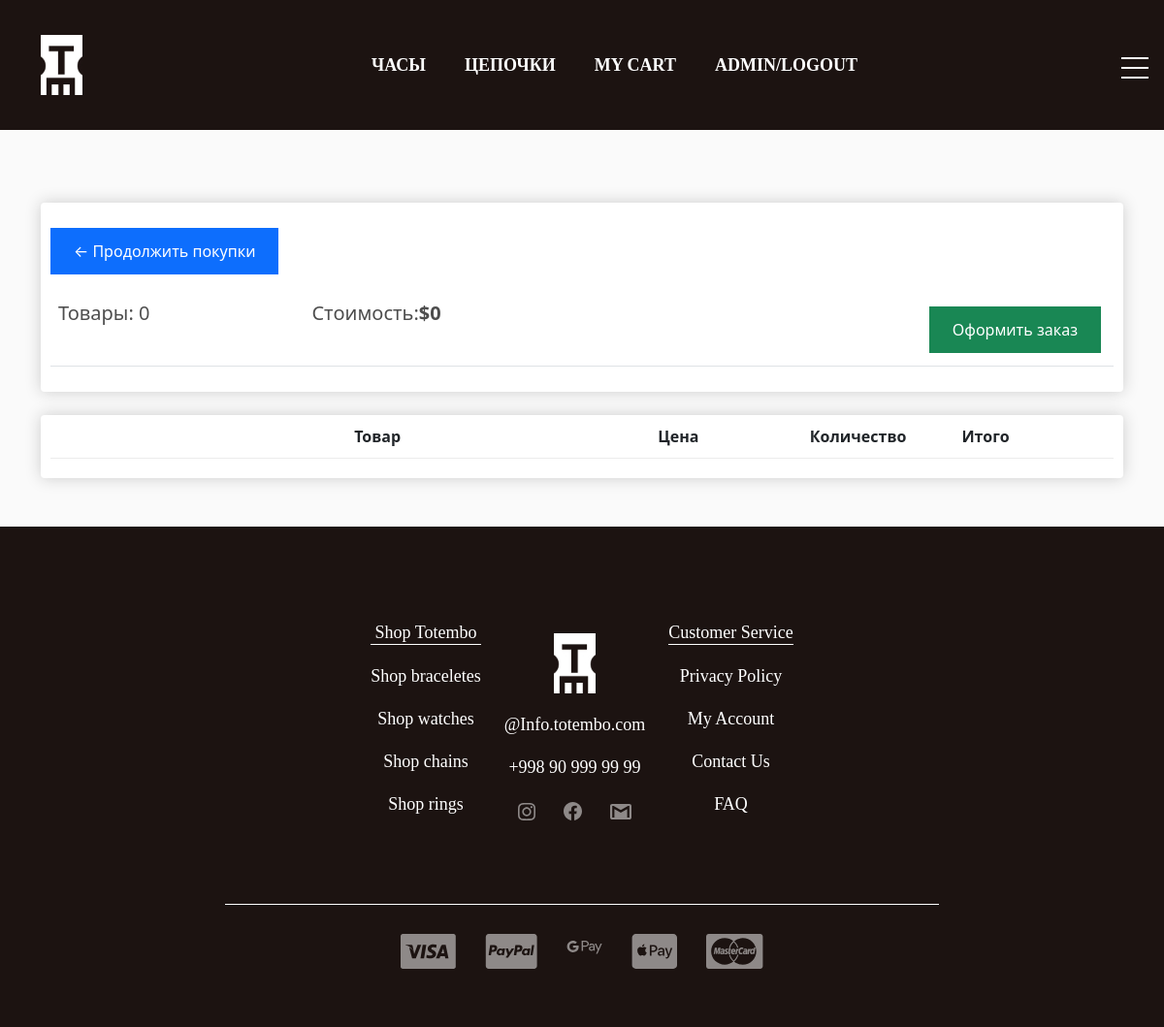
The app's page /cart/ (signed in) with its own data.
### store/models.py (models this page shows, shortened)
class Category(models.Model):
    title = models.CharField(max_length=255, verbose_name='Категория')
    image = models.ImageField(upload_to='categories/', verbose_name='Изображение')
    slug = models.SlugField(unique=True, null=True, verbose_name='слаг')
    def get_absolute_url(self):
        return reverse('category', kwargs={'slug': self.slug})
    def __str__(self):
        return self.title
    class Meta:
        verbose_name = 'Категория'
        verbose_name_plural = 'Категории'

class Order(models.Model):
    customer = models.ForeignKey(Customer, on_delete=models.CASCADE, blank=True, null=True)
    created_at = models.DateTimeField(auto_now_add=True)
    is_completed = models.BooleanField(default=False)
    shipping = models.BooleanField(default=True)
    @property
    def get_cart_total_price(self):
        order_products = self.orderproduct_set.all()
        total_price = sum([product.get_total_price for product in order_products])
        return total_price
    @property
    def get_cart_total_quantity(self):
        order_products = self.orderproduct_set.all()
        total_quantity = sum([product.quantity for product in order_products])
        return total_quantity
    class Meta:
        verbose_name = 'Заказ'
        verbose_name_plural = 'Заказы'

### store/views.py (the view)
# urls.py: path('cart/', cart, name='cart'),
def cart(request):
    cart_info = get_cart_data(request)
    context = {
        'cart_total_quantity': cart_info['cart_total_quantity'],
        'order': cart_info['order'],
        'products': cart_info['products']
    }
    return render(request, 'store/cart.html', context)

### store/templatetags/store_tags.py (called while the page is built)
@register.simple_tag()
def get_categories():
    categories = Category.objects.all()
    return categories

### store/utils.py (called while the page is built)
def get_cart_data(request):
    user_cart = CartForAuthenticatedUser(request)
    cart_info = user_cart.get_cart_info()
    return {
        'cart_total_quantity': cart_info['cart_total_quantity'],
        'cart_total_price': cart_info['cart_total_price'],
        'order': cart_info['order'],
        'products': cart_info['products']
    }

    def get_cart_info(self):
        customer, created = Customer.objects.get_or_create(
            user=self.user,
            name=self.user.username,
            email=self.user.email
        )
        order, created = Order.objects.get_or_create(
            customer=customer
        )
        order_products = order.orderproduct_set.all()
        cart_total_quantity = order.get_cart_total_quantity
        cart_total_price = order.get_cart_total_price
        return {
            'cart_total_quantity': cart_total_quantity,
            'cart_total_price': cart_total_price,
            'order': order,
            'products': order_products
        }

### store/templates/store/cart.html (shortened to what this page needs)
{% extends 'base.html' %}
{% load static %}
{% block main %}
<main>
    <div class="container" style="margin-bottom: 50px;">
        <div class="row">
            <div class="col-lg-12">
                <div class="box-element">
                    <div style="margin-bottom: 20px;">
                        <a class="btn btn-primary" href="">&#x2190; Продолжить покупки</a>
                    </div>
                    <table class="table">
                        <tr>
                            <th><h5>Товары: {{ order.get_cart_total_quantity }}<strong></strong></h5></th>
                            <th><h5>Стоимость:<strong>${{ order.get_cart_total_price }}</strong></h5></th>
                            <th>
                                <a href="{% url 'checkout' %}" style="float:right; margin:5px;" class="btn btn-success">Оформить заказ</a>
                            </th>
                        </tr>
                    </table>
                </div>
                <br>
                <div class="box-element">
                    <div class="cart-row">
                        <div style="flex:2"></div>
                        <div style="flex:2"><strong>Товар</strong></div>
                        <div style="flex:1"><strong>Цена</strong></div>
                        <div style="flex:1"><strong>Количество</strong></div>
                        <div style="flex:1"><strong>Итого</strong></div>
                    </div>
                </div>
            </div>
        </div>
    </div>
</main>
{% endblock main %}

### templates/components/_header_nav_menu.html
{% load store_tags %}
{% get_categories as categories %}
<ul class="header_nav-menu d-flex justify-content-center flex-wrap text-center">
    {% for category in categories %}
    <li class="header_nav-item">
        <a class="header_nav-link " href="{{ category.get_absolute_url }}">{{ category|upper }}</a>
    </li>
    {% endfor %}
    <li class="header_nav-item mt-3 mt-lg-0">
        <a class="header_nav-link " href="{% url 'cart' %}">MY CART</a>
    </li>
    {% if not request.user.is_authenticated %}
    <li class="header_nav-item mt-3 mt-lg-0">
        <a class="header_nav-link " href="{% url 'login_registration' %}">
            SIGN UP\SIGN IN
        </a>
    </li>
    {% else %}
    <li class="header_nav-item mt-3 mt-lg-0">
        <a class="header_nav-link " href="{% url 'logout' %}">
            {{ request.user.username|upper }}/LOGOUT
        </a>
    </li>
    {% endif %}
</ul>

### store/static/store/style/style.css (style rules this page uses)
ul, li { padding: 0; margin: 0; }
a, li { text-decoration: none; list-style: none; }
.header_nav-item { list-style: none; }
.header_nav-link { font-family: Montserrat; font-weight: 600; font-size: 18px; color: #fff; line-height: 22px; margin: 0 20px; text-decoration: none; }
.header_nav-menu { padding: 55px 0; }
.btn { display: inline-block; border: none; color: #fff; padding: 0.75rem 1.5rem; margin-top: 1rem; transition: opacity 1s ease-in-out; text-decoration: none; }

### store/static/store/style/additional_style.css (style rules this page uses)
body { background-color: hsl(0, 0%, 98%); }
h1,h2,h3,h4,h5,h6 { color:hsl(0, 0%, 30%); }
.box-element { box-shadow:hsl(0, 0%, 80%) 0 0 16px; background-color: #fff; border-radius: 4px; padding: 10px; }
.col-lg-4, .col-lg-6, .col-lg-8, .col-lg-12 { margin-top: 10px; }
.btn { border-radius: 0; }
.cart-row { display: flex; align-items: flex-stretch; padding-bottom: 10px; margin-bottom: 10px; border-bottom: 1px solid #ececec; }

### records on screen
Category: title "ЧАСЫ"
Category: title "ЦЕПОЧКИ"
Order: get_cart_total_quantity "0", get_cart_total_price "0"

### other values on screen
{{ request.user.username|upper }} "ADMIN"
